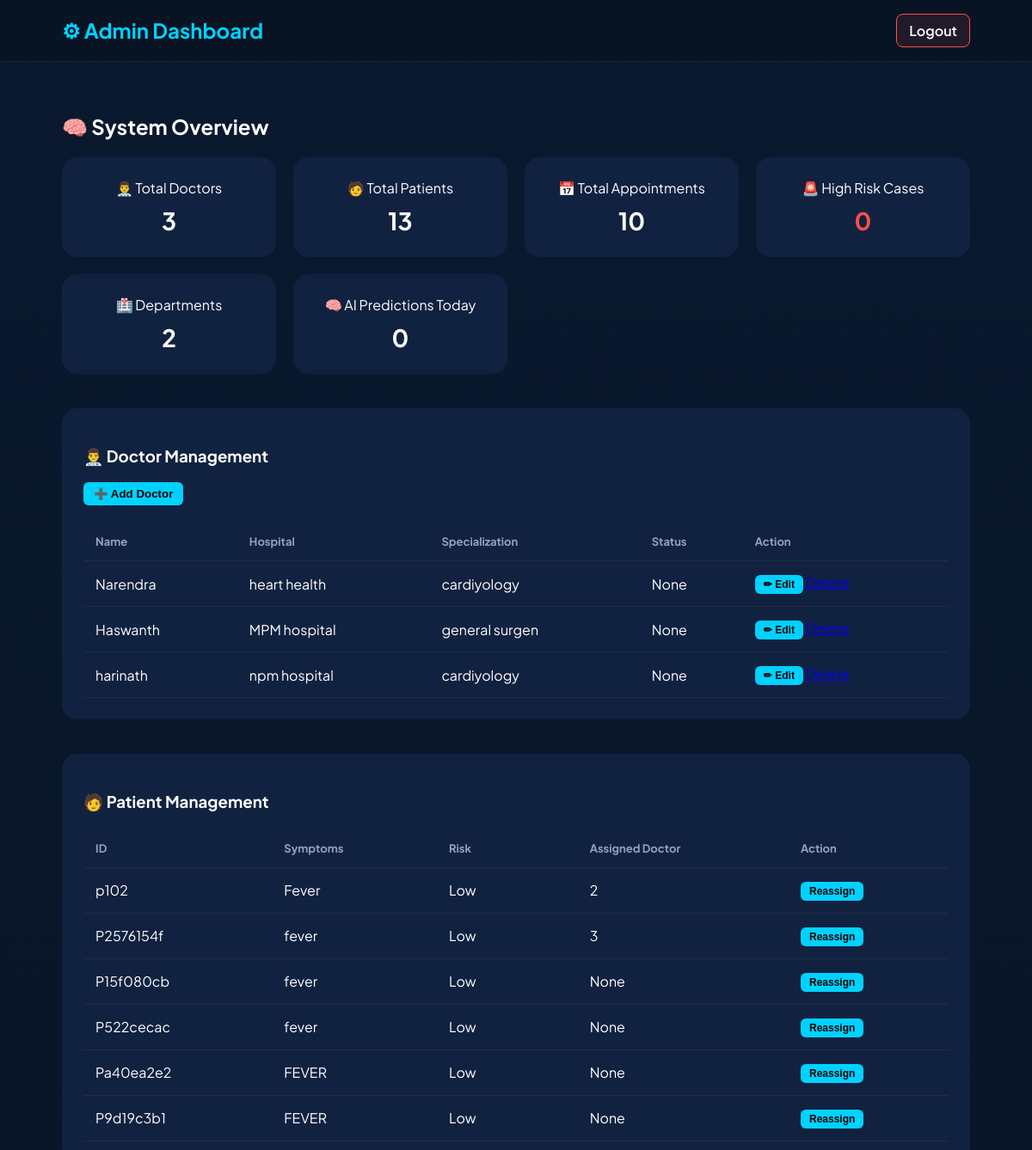
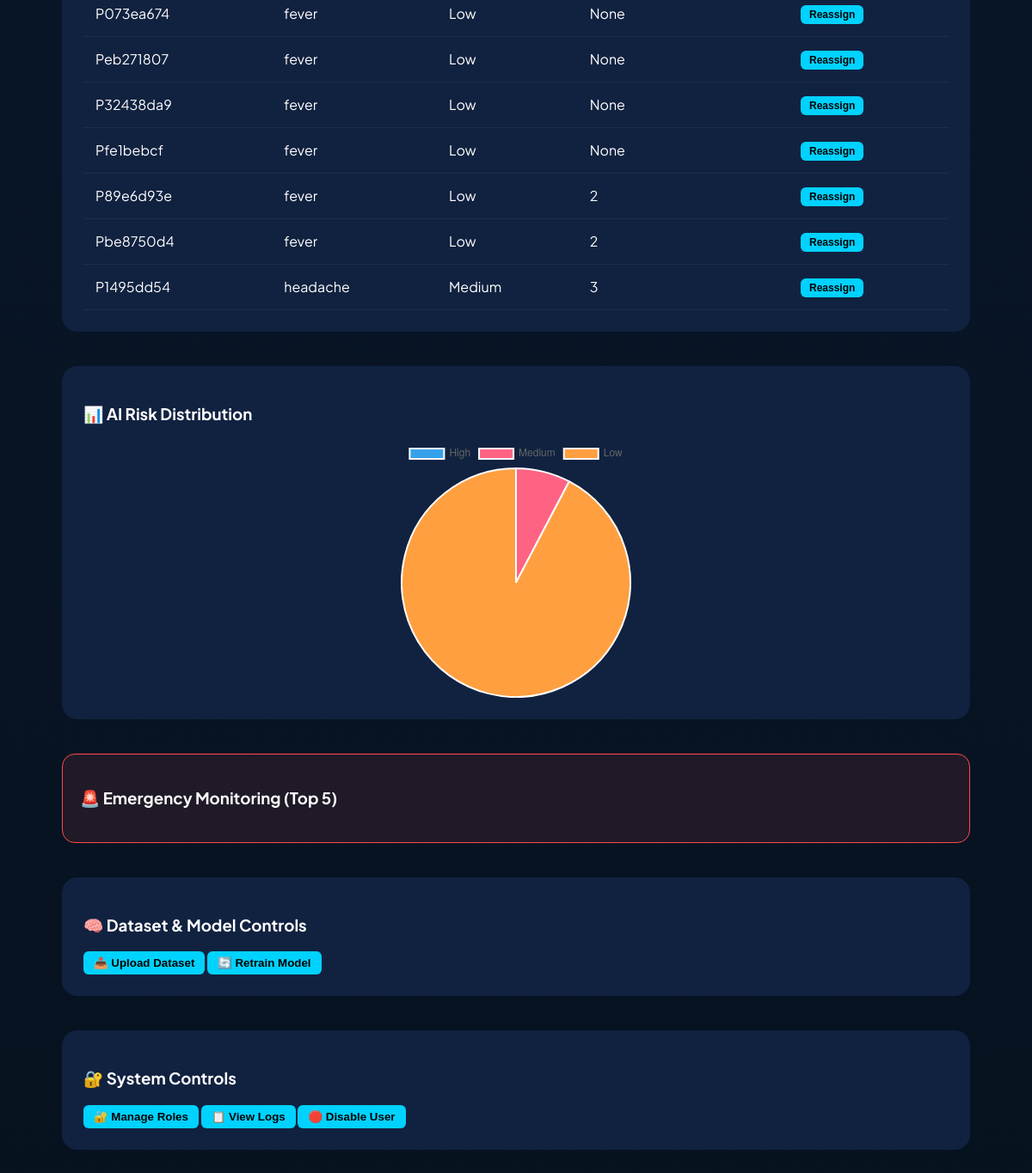
/admin_dashboard (signed in), run on the app's committed database (2 pictures, top to bottom).
### tables this page shows
CREATE TABLE doctors (
    id INTEGER PRIMARY KEY AUTOINCREMENT,
    name TEXT,
    hospital TEXT,
    specialization TEXT,
    status TEXT
);

CREATE TABLE patients (
            id INTEGER PRIMARY KEY AUTOINCREMENT,
            patient_id TEXT UNIQUE,
            age INTEGER,
            gender TEXT,
            symptoms TEXT,
            bp REAL,
            hr REAL,
            temp REAL,
            risk_level TEXT,
            department TEXT,
            contact_status TEXT DEFAULT 'Pending',
            assigned_doctor INTEGER,
            doctor_status TEXT DEFAULT 'Waiting',
            created_at TIMESTAMP DEFAULT CURRENT_TIMESTAMP
        , user_email TEXT);

### app.py (the view)
@app.route("/admin_dashboard")
def admin_dashboard():
    if "role" not in session or session["role"] != "admin":
        return redirect("/login")
    conn = sqlite3.connect("database.db")
    cursor = conn.cursor()
    cursor.execute("SELECT COUNT(*) FROM doctors")
    total_doctors = cursor.fetchone()[0]
    cursor.execute("SELECT COUNT(*) FROM patients")
    total_patients = cursor.fetchone()[0]
    cursor.execute("SELECT COUNT(*) FROM appointments")
    total_appointments = cursor.fetchone()[0]
    cursor.execute("SELECT COUNT(*) FROM patients WHERE risk_level='High'")
    high_risk_cases = cursor.fetchone()[0]
    cursor.execute("SELECT COUNT(DISTINCT specialization) FROM doctors")
    departments_count = cursor.fetchone()[0]
    cursor.execute("SELECT COUNT(*) FROM predictions WHERE date = DATE('now')")
    ai_predictions_today = cursor.fetchone()[0]
    cursor.execute("""
        SELECT id, name, hospital, specialization, status
        FROM doctors
    """)
    doctors = cursor.fetchall()
    cursor.execute("""
        SELECT patient_id, symptoms, risk_level, assigned_doctor
        FROM patients
    """)
    patients = cursor.fetchall()
    cursor.execute("""
        SELECT risk_level, COUNT(*)
        FROM patients
        GROUP BY risk_level
    """)
    risk_distribution = dict(cursor.fetchall())
    cursor.execute("""
        SELECT patient_id, symptoms
        FROM patients
        WHERE risk_level='High'
        LIMIT 5
    """)
    urgent_cases = cursor.fetchall()
    conn.close()
    return render_template(
        "admin_dashboard.html",
        total_doctors=total_doctors,
        total_patients=total_patients,
        total_appointments=total_appointments,
        high_risk_cases=high_risk_cases,
        departments_count=departments_count,
        ai_predictions_today=ai_predictions_today,
        doctors=doctors,
        patients=patients,
        risk_distribution=risk_distribution,
        urgent_cases=urgent_cases
    )

### templates/admin_dashboard.html (shortened to what this page needs)
<!DOCTYPE html>
<html lang="en">
<head>
</head>
<body>
<div class="navbar">
<h2>⚙ Admin Dashboard</h2>
<div>
<a href="/logout" class="logout">Logout</a>
</div>
</div>
<div class="container">
<h2>🧠 System Overview</h2>
<div class="stats-grid">
<div class="stat-card">
👨‍⚕️ Total Doctors
<h2>{{ total_doctors }}</h2>
</div>
<div class="stat-card">
🧑 Total Patients
<h2>{{ total_patients }}</h2>
</div>
<div class="stat-card">
📅 Total Appointments
<h2>{{ total_appointments }}</h2>
</div>
<div class="stat-card">
🚨 High Risk Cases
<h2 style="color:var(--danger);">{{ high_risk_cases }}</h2>
</div>
<div class="stat-card">
🏥 Departments
<h2>{{ departments_count }}</h2>
</div>
<div class="stat-card">
🧠 AI Predictions Today
<h2>{{ ai_predictions_today }}</h2>
</div>
</div>
<div class="section">
<h3>👨‍⚕️ Doctor Management</h3>
<a href="/add_doctor"><button>➕ Add Doctor</button></a>
<table>
<tr>
<th>Name</th>
<th>Hospital</th>
<th>Specialization</th>
<th>Status</th>
<th>Action</th>
</tr>
{% for d in doctors %}
<tr>
<td>{{ d[1] }}</td>
<td>{{ d[2] }}</td>
<td>{{ d[3] }}</td>
<td>{{ d[4] }}</td>
<td>
<a href="/edit_doctor/{{ d[0] }}"><button class="small-btn">✏ Edit</button></a>
<a href="/delete_doctor/{{ d[0] }}"
   class="btn btn-danger"
   onclick="return confirm('Are you sure you want to delete this doctor?')">
</a>
</td>
</tr>
{% endfor %}
</table>
</div>
<div class="section">
<h3>🧑 Patient Management</h3>
<table>
<tr>
<th>ID</th>
<th>Symptoms</th>
<th>Risk</th>
<th>Assigned Doctor</th>
<th>Action</th>
</tr>
{% for p in patients %}
<tr>
<td>{{ p[0] }}</td>
<td>{{ p[1] }}</td>
<td>{{ p[2] }}</td>
<td>{{ p[3] }}</td>
<td>
<a href="/reassign/{{ p[0] }}">
    <button class="small-btn">Reassign</button>
</a>
</td>
</tr>
{% endfor %}
</table>
</div>
<div class="section">
<h3>📊 AI Risk Distribution</h3>
<div class="chart-container">
    <canvas id="riskChart"></canvas>
</div>
</div>
<div class="section urgent-box">
<h3>🚨 Emergency Monitoring (Top 5)</h3>
</div>
<div class="section">
<h3>🧠 Dataset & Model Controls</h3>
<a href="/upload_dataset"><button>📤 Upload Dataset</button></a>
<a href="/retrain_model"><button>🔄 Retrain Model</button></a>
</div>
<div class="section">
<h3>🔐 System Controls</h3>
<a href="{{ url_for('manage_roles') }}" ><button>🔐 Manage Roles</button></a>
<a href="{{ url_for('view_logs') }}"><button>📋 View Logs</button></a>
<a href="{{ url_for('disable_user_page') }}"><button>🛑 Disable User</button></a>
</div>
<script>
new Chart(document.getElementById("riskChart"), {
    type: "pie",
    data: {
        labels: ["High", "Medium", "Low"],
        datasets: [{
            data: [
                {{ risk_distribution.get('High',0) }},
                {{ risk_distribution.get('Medium',0) }},
                {{ risk_distribution.get('Low',0) }}
            ]
        }]
    }
});
</script>
</body>
</html>

### templates/admin_dashboard.html (style rules this page uses)
:root { --bg:#0a192f; --card:#112240; --primary:#00d2ff; --danger:#ff4d4d; --warning:#ffa500; --success:#00e676; --text-dim:#94a3b8; }
body { margin:0; font-family:'Plus Jakarta Sans',sans-serif; background:linear-gradient(to bottom,#0a192f,#07121f); color:white; }
.navbar { display:flex; justify-content:space-between; align-items:center; padding:20px 6%; background:#081424; border-bottom:1px solid rgba(255,255,255,0.08); }
.navbar h2 { margin:0; color:var(--primary); }
.navbar a { color:white; text-decoration:none; margin-left:15px; padding:8px 14px; border-radius:8px; font-weight:600; }
.logout { background:rgba(255,77,77,0.1); border:1px solid var(--danger); color:var(--danger); }
.container { padding:40px 6%; }
.stats-grid { display:grid; grid-template-columns:repeat(auto-fit,minmax(220px,1fr)); gap:20px; margin-bottom:40px; }
.stat-card { background:var(--card); padding:25px; border-radius:18px; text-align:center; transition:0.3s; }
.stat-card h2 { margin:10px 0 0; font-size:28px; }
.section { background:var(--card); padding:25px; border-radius:18px; margin-bottom:40px; }
table { width:100%; border-collapse:collapse; margin-top:20px; }
th,td { padding:14px; border-bottom:1px solid rgba(255,255,255,0.05); text-align:left; }
th { color:var(--text-dim); font-size:13px; }
button { background:var(--primary); border:none; padding:6px 12px; border-radius:6px; cursor:pointer; font-weight:600; }
.urgent-box { background:rgba(255,77,77,0.1); border:1px solid var(--danger); padding:20px; border-radius:15px; }
.small-btn { padding:4px 10px; font-size:12px; }
.chart-container { width: 300px; height: 300px; margin: 0 auto; }
.chart-container canvas { width: 100% !important; height: 100% !important; }

### data on the page
doctors: name "Narendra", hospital "heart health", specialization "cardiyology", d "None"
doctors: name "Haswanth", hospital "MPM hospital", specialization "general surgen", d "None"
doctors: name "harinath", hospital "npm hospital", specialization "cardiyology", d "None"
patients: patient "p102", symptoms "Fever", risk_level "Low", assigned_doctor "2"
patients: patient "P2576154f", symptoms "fever", risk_level "Low", assigned_doctor "3"
patients: patient "P15f080cb", symptoms "fever", risk_level "Low", p "None"
patients: patient "P522cecac", symptoms "fever", risk_level "Low", p "None"
patients: patient "Pa40ea2e2", symptoms "FEVER", risk_level "Low", p "None"
patients: patient "P9d19c3b1", symptoms "FEVER", risk_level "Low", p "None"
patients: patient "P073ea674", symptoms "fever", risk_level "Low", p "None"
patients: patient "Peb271807", symptoms "fever", risk_level "Low", p "None"
patients: patient "P32438da9", symptoms "fever", risk_level "Low", p "None"
patients: patient "Pfe1bebcf", symptoms "fever", risk_level "Low", p "None"
patients: patient "P89e6d93e", symptoms "fever", risk_level "Low", assigned_doctor "2"
patients: patient "Pbe8750d4", symptoms "fever", risk_level "Low", assigned_doctor "2"
patients: patient "P1495dd54", symptoms "headache", risk_level "Medium", assigned_doctor "3"

### other printed values
{{ total_doctors }} "3"
{{ total_patients }} "13"
{{ total_appointments }} "10"
{{ high_risk_cases }} "0"
{{ departments_count }} "2"
{{ ai_predictions_today }} "0"
chart data {{ risk_distribution.get('High',0) }} 0
chart data {{ risk_distribution.get('Medium',0) }} 1
chart data {{ risk_distribution.get('Low',0) }} 12
